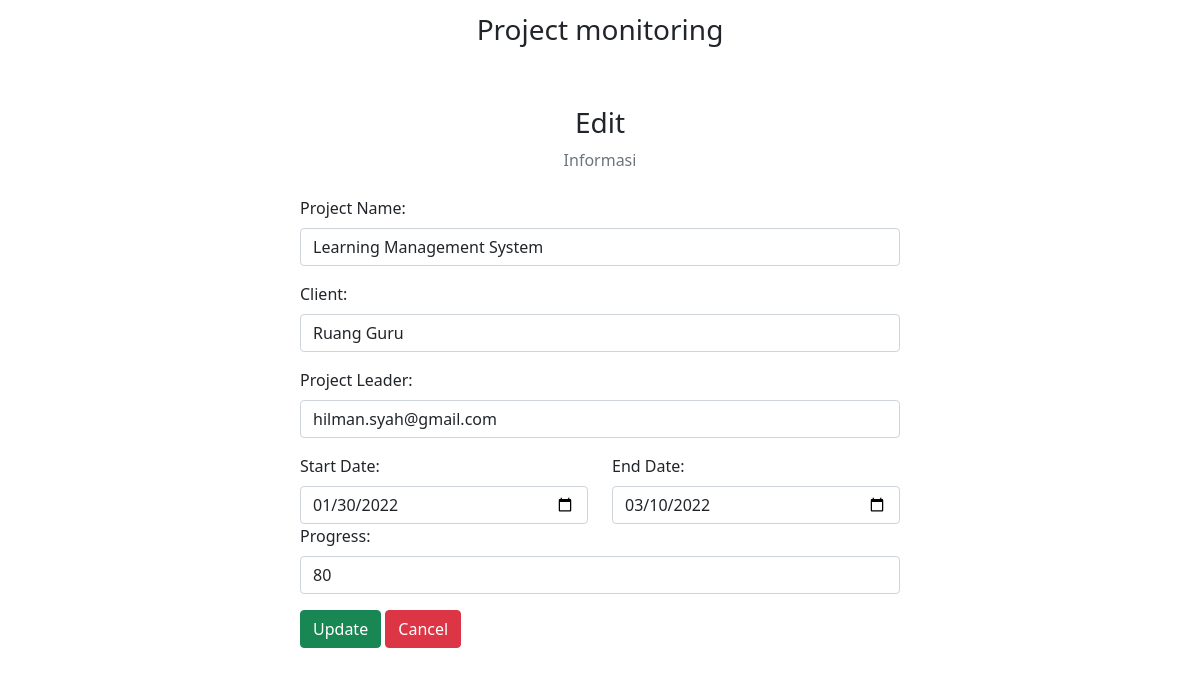
The page /edit.php?id=3 on the database its author committed.
### tables this page shows
CREATE TABLE `project` (
  `id` int(100) NOT NULL,
  `Project Name` varchar(100) NOT NULL,
  `Client` varchar(100) NOT NULL,
  `Project Leader` varchar(100) NOT NULL,
  `Start Date` date NOT NULL,
  `End Date` date NOT NULL,
  `Progress` int(100) NOT NULL
);

### edit.php (the view, shortened to what this page needs)
<?php
include "db_conn.php";
$id = $_GET['id'];
?>
<!DOCTYPE html>
<html lang="en">
<head>
    <link href="https://cdn.jsdelivr.net/npm/bootstrap@5.0.2/dist/css/bootstrap.min.css" rel="stylesheet">
    <link rel="stylesheet" href="https://cdnjs.cloudflare.com/ajax/libs/font-awesome/6.1.1/css/all.min.css" />
</head>
<body>
    <nav class="navbar navbar-light justify-content-center fs-3 mb-5">
        Project monitoring
</nav>
<div class="container">
    <div class="text-center mb-4">
    <h3>  Edit </h3>
    <p class="text-muted">Informasi</p>
    </div>
    <?php
    $sql = "SELECT * FROM `project` WHERE id = $id LIMIT 1";
    $result = mysqli_query($conn, $sql);
    $row = mysqli_fetch_assoc($result);
    ?>
<div class="container d-flex justify-content-center">
    <form action="" method="post" style="width:50vw; min-width:300px;">
    <div class="row">
        <div class="mb-3">
            <label class="form-label"> Project Name:</label>
            <input type="text" class="form-control" name="project_name" value="<?php echo $row ['Project Name']?>">
        </div>
        <div class="mb-3">
            <label class="form-label"> Client:</label>
            <input type="text" class="form-control" name="client" value="<?php echo $row ['Client']?>">
        </div>
        <div class="mb-3">
            <label class="form-label"> Project Leader:</label>
            <input type="email" class="form-control" name="email" value="<?php echo $row ['Project Leader']?>">
        </div>
        <div class="col">
            <label class="form-label"> Start Date:</label>
            <input type="date" class="form-control" name="start_date" value="<?php echo $row ['Start Date']?>">
        </div>
        <div class="col">
            <label class="form-label"> End Date:</label>
            <input type="date" class="form-control" name="end_date" value="<?php echo $row ['End Date']?>">
        </div>
        <div class="mb-3">
            <label class="form-label"> Progress:</label>
            <input type="text" class="form-control" name="progress" value="<?php echo $row ['Progress']?>">
        </div>
        <div>
            <button type="submit" class="btn btn-success" name="submit">Update</button>
            <a href="index.php" class="btn btn-danger">Cancel</a>
        </div>
</form>
    </div>
</div>
</body>
</html>

### rows shown on the page
project: project_name "Learning Management System", client "Ruang Guru", email "hilman.syah@gmail.com", start_date "01/30/2022", end_date "03/10/2022", progress "80"
